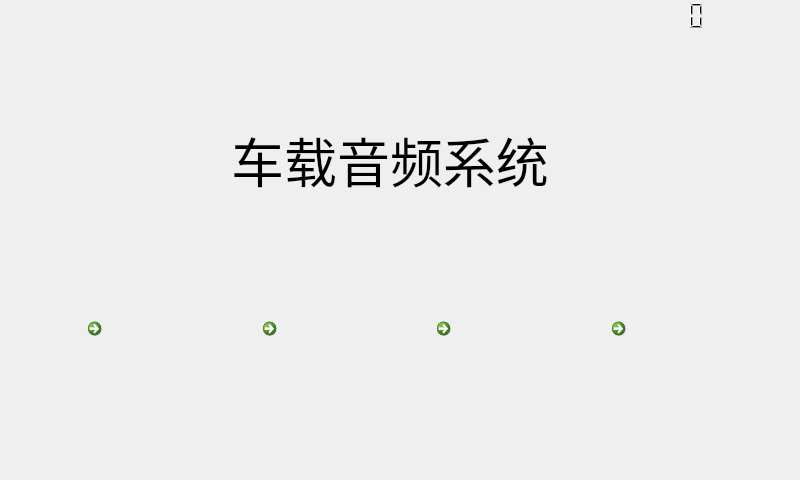
<?xml version="1.0" encoding="UTF-8"?>
<ui version="4.0">
 <class>MainWindow</class>
 <widget class="QMainWindow" name="MainWindow">
  <property name="geometry">
   <rect>
    <x>0</x>
    <y>0</y>
    <width>800</width>
    <height>480</height>
   </rect>
  </property>
  <property name="sizePolicy">
   <sizepolicy hsizetype="Preferred" vsizetype="Preferred">
    <horstretch>0</horstretch>
    <verstretch>0</verstretch>
   </sizepolicy>
  </property>
  <property name="minimumSize">
   <size>
    <width>800</width>
    <height>480</height>
   </size>
  </property>
  <property name="maximumSize">
   <size>
    <width>800</width>
    <height>480</height>
   </size>
  </property>
  <property name="windowTitle">
   <string>MainWindow</string>
  </property>
  <property name="styleSheet">
   <string notr="true">QMainWindow#MainWindow{background-image: url(:/main/vehicle2.png);}</string>
  </property>
  <widget class="QWidget" name="centralwidget">
   <widget class="QLCDNumber" name="lcdNumber">
    <property name="geometry">
     <rect>
      <x>543</x>
      <y>0</y>
      <width>251</width>
      <height>31</height>
     </rect>
    </property>
    <property name="font">
     <font>
      <pointsize>10</pointsize>
     </font>
    </property>
    <property name="styleSheet">
     <string notr="true">background-color:transparent;</string>
    </property>
   </widget>
   <widget class="QLabel" name="label">
    <property name="geometry">
     <rect>
      <x>100</x>
      <y>50</y>
      <width>580</width>
      <height>220</height>
     </rect>
    </property>
    <property name="minimumSize">
     <size>
      <width>580</width>
      <height>220</height>
     </size>
    </property>
    <property name="maximumSize">
     <size>
      <width>580</width>
      <height>220</height>
     </size>
    </property>
    <property name="font">
     <font>
      <family>隶书</family>
      <pointsize>40</pointsize>
      <weight>50</weight>
      <bold>false</bold>
     </font>
    </property>
    <property name="text">
     <string>车载音频系统</string>
    </property>
    <property name="alignment">
     <set>Qt::AlignCenter</set>
    </property>
   </widget>
   <widget class="QWidget" name="layoutWidget">
    <property name="geometry">
     <rect>
      <x>80</x>
      <y>310</y>
      <width>644</width>
      <height>112</height>
     </rect>
    </property>
    <layout class="QGridLayout" name="gridLayout">
     <item row="0" column="0">
      <widget class="QCommandLinkButton" name="commandLinkButton">
       <property name="maximumSize">
        <size>
         <width>120</width>
         <height>110</height>
        </size>
       </property>
       <property name="text">
        <string/>
       </property>
       <property name="icon">
        <iconset resource="pic/pic.qrc">
         <normaloff>:/main/weather.png</normaloff>:/main/weather.png</iconset>
       </property>
       <property name="iconSize">
        <size>
         <width>100</width>
         <height>100</height>
        </size>
       </property>
      </widget>
     </item>
     <item row="0" column="1">
      <spacer name="horizontalSpacer">
       <property name="orientation">
        <enum>Qt::Horizontal</enum>
       </property>
       <property name="sizeHint" stdset="0">
        <size>
         <width>40</width>
         <height>20</height>
        </size>
       </property>
      </spacer>
     </item>
     <item row="0" column="2">
      <widget class="QCommandLinkButton" name="commandLinkButton_2">
       <property name="maximumSize">
        <size>
         <width>120</width>
         <height>110</height>
        </size>
       </property>
       <property name="text">
        <string/>
       </property>
       <property name="icon">
        <iconset resource="pic/pic.qrc">
         <normaloff>:/main/video.png</normaloff>:/main/video.png</iconset>
       </property>
       <property name="iconSize">
        <size>
         <width>100</width>
         <height>100</height>
        </size>
       </property>
      </widget>
     </item>
     <item row="0" column="3">
      <spacer name="horizontalSpacer_2">
       <property name="orientation">
        <enum>Qt::Horizontal</enum>
       </property>
       <property name="sizeHint" stdset="0">
        <size>
         <width>40</width>
         <height>20</height>
        </size>
       </property>
      </spacer>
     </item>
     <item row="0" column="4">
      <widget class="QCommandLinkButton" name="commandLinkButton_3">
       <property name="maximumSize">
        <size>
         <width>120</width>
         <height>110</height>
        </size>
       </property>
       <property name="text">
        <string/>
       </property>
       <property name="icon">
        <iconset resource="pic/pic.qrc">
         <normaloff>:/main/music.png</normaloff>:/main/music.png</iconset>
       </property>
       <property name="iconSize">
        <size>
         <width>100</width>
         <height>100</height>
        </size>
       </property>
      </widget>
     </item>
     <item row="0" column="5">
      <spacer name="horizontalSpacer_3">
       <property name="orientation">
        <enum>Qt::Horizontal</enum>
       </property>
       <property name="sizeHint" stdset="0">
        <size>
         <width>40</width>
         <height>20</height>
        </size>
       </property>
      </spacer>
     </item>
     <item row="0" column="6">
      <widget class="QCommandLinkButton" name="commandLinkButton_4">
       <property name="maximumSize">
        <size>
         <width>120</width>
         <height>110</height>
        </size>
       </property>
       <property name="text">
        <string/>
       </property>
       <property name="icon">
        <iconset resource="pic/pic.qrc">
         <normaloff>:/main/map.png</normaloff>:/main/map.png</iconset>
       </property>
       <property name="iconSize">
        <size>
         <width>100</width>
         <height>100</height>
        </size>
       </property>
      </widget>
     </item>
    </layout>
   </widget>
  </widget>
 </widget>
 <resources>
  <include location="pic/pic.qrc"/>
 </resources>
 <connections/>
</ui>
